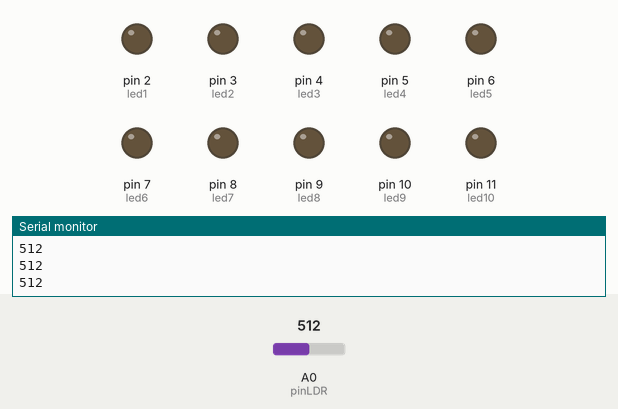
This sketch was run on a simulated Arduino Uno, built with avr-gcc and run on an emulated ATmega328P. Shown: output pins drawn as LEDs (lit = HIGH), the last lines printed to the serial monitor. Dashed ring = blinking. The inputs (shaded band) are chosen by the test bench; at power-on: A0 (pinLDR) = 512.

Above: at 1.2 s.
1.3 s: A0 (pinLDR) set to 91
2.8 s: A0 (pinLDR) set to 75
At 2.81 s:
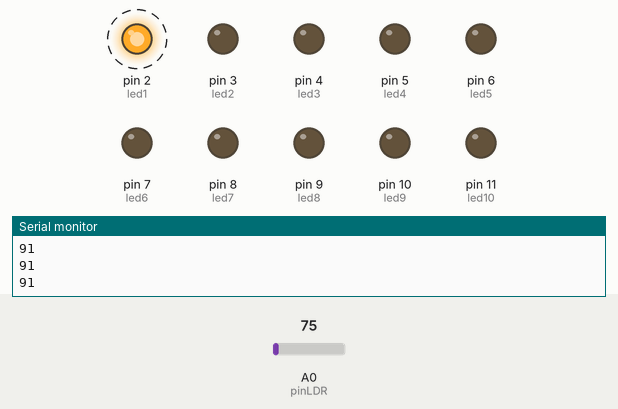
At 3.21 s:
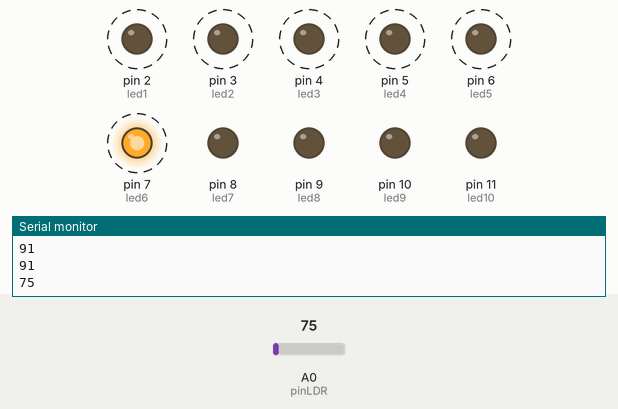
Timing chart, 0 to 11.8 s (numbered marks = the images above; inputs shaded):
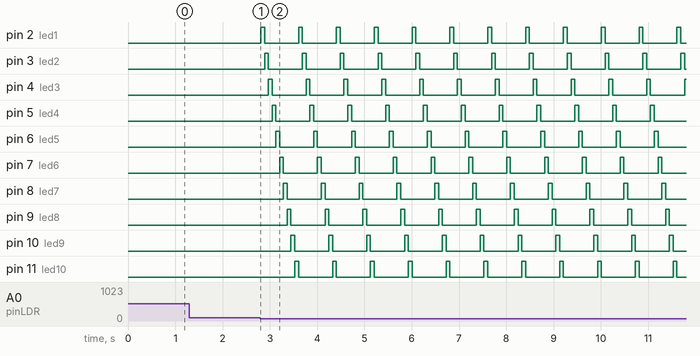

The sketch:

LDRSlider.ino
```cpp
#define pinLDR A0
#define led1 2
#define led2 3
#define led3 4
#define led4 5
#define led5 6
#define led6 7
#define led7 8
#define led8 9
#define led9 10
#define led10 11

void setup()
{
  pinMode(led1, OUTPUT);
  pinMode(led2, OUTPUT);
  pinMode(led3, OUTPUT);
  pinMode(led4, OUTPUT);
  pinMode(led5, OUTPUT);
  pinMode(led6, OUTPUT);
  pinMode(led7, OUTPUT);
  pinMode(led8, OUTPUT);
  pinMode(led9, OUTPUT);
  pinMode(led10, OUTPUT);
  Serial.begin(9600);
}

void loop()
{
  int valorLDR = analogRead(A0);
  Serial.println(valorLDR);

  while(valorLDR < 85){
    valorLDR = analogRead(A0);
    for(int i = 2; i<=11; i++){
       digitalWrite(i, HIGH);
      delay(80);
      digitalWrite(i, LOW);
    }

  }
}
```

Measured:
- the behaviour switches between 85 and 84 on A0 (pinLDR) (found by bisection; images 0 and 1)
- after the input at 2.8 s, pin 2 (led1): alternates HIGH for 0.08 s and LOW for 0.72 s, starting at once; pin 3 (led2): alternates HIGH for 0.08 s and LOW for 0.72 s, starting after 0.09 s
